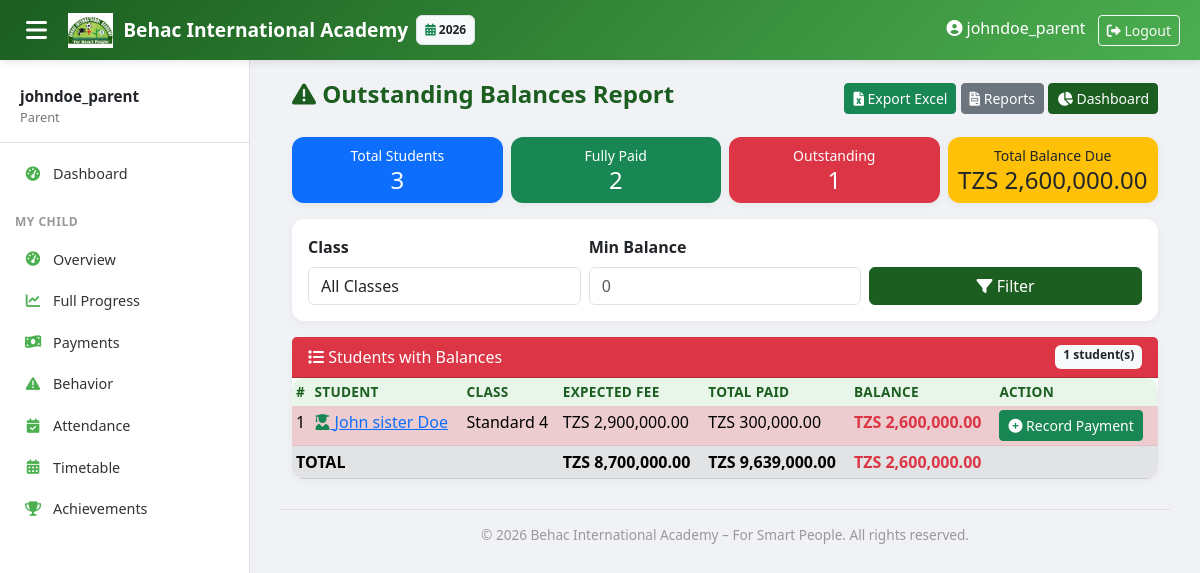
The app's page /finance/reports/outstanding/ (signed in) with its own data.
### core/models.py (models this page shows, shortened)
class AcademicYear(models.Model):
    name = models.CharField(max_length=20)  # "2025-2026"
    start_date = models.DateField()
    end_date = models.DateField()
    is_current = models.BooleanField(default=False)

### students/models.py (models this page shows, shortened)
class Student(models.Model):
    registration_number = models.CharField(max_length=20, unique=True, blank=True, editable=False)
    first_name = models.CharField(max_length=50)
    middle_name = models.CharField(max_length=50, blank=True, null=True)
    last_name = models.CharField(max_length=50)
    nida = models.CharField(max_length=20, blank=True, null=True)
    date_of_birth = models.DateField()
    birth_cert_number = models.CharField(max_length=50, unique=True)
    religion = models.CharField(max_length=50, blank=True)
    region = models.ForeignKey('locations.Region', on_delete=models.SET_NULL, null=True, blank=True)
    district = models.ForeignKey('locations.District', on_delete=models.SET_NULL, null=True, blank=True)
    gender = models.CharField(max_length=1, choices=[('M','Male'),('F','Female')])
    current_class = models.ForeignKey(ClassLevel, on_delete=models.SET_NULL, null=True)
    registration_date = models.DateField(auto_now_add=True)
    street = models.CharField(max_length=200, blank=True)
    mobile = models.CharField(max_length=15, blank=True)
    parent_name = models.CharField(max_length=100)
    parent_mobile = models.CharField(max_length=15)
    parent_occupation = models.CharField(max_length=100)
    parent_nida = models.CharField(max_length=20, blank=True)
    parent_user = models.ForeignKey(User, on_delete=models.SET_NULL, null=True, blank=True, related_name='children')
    is_active = models.BooleanField(default=True)
    class Meta:
        ordering = ['-registration_date']
    @property
    def full_name(self):
        return f"{self.first_name} {self.middle_name or ''} {self.last_name}".strip()

### academics/models.py (models this page shows, shortened)
class ClassLevel(models.Model):
    LEVEL_TYPES = (('PRE','Pre-primary'), ('PRIMARY','Primary'))
    name = models.CharField(max_length=20)  # "Pre 1", "Grade 1"
    level_type = models.CharField(max_length=10, choices=LEVEL_TYPES)
    order = models.PositiveSmallIntegerField(unique=True)  # 1..9
    class Meta:
        ordering = ['order']

### finance/views.py (the view)
# urls.py: path('reports/outstanding/', views.outstanding_report, name='outstanding_report'),
@login_required
def outstanding_report(request):
    from django.db.models import Sum
    class_fees = FeeStructure.objects.values('class_level').annotate(total_fee=Sum('amount'))
    fee_by_class = {}
    for cf in class_fees:
        fee_by_class[cf['class_level']] = cf['total_fee']
    students = Student.objects.filter(is_active=True).select_related('current_class').prefetch_related('payments').order_by('first_name')
    outstanding_list = []
    cleared_count = 0
    total_expected = 0
    total_paid_all = 0
    total_balance = 0
    for s in students:
        total_paid = sum(p.amount_paid for p in s.payments.all())
        expected_fee = fee_by_class.get(s.current_class_id, 0)
        balance = expected_fee - total_paid
        total_expected += expected_fee
        total_paid_all += total_paid
        if balance > 0:
            total_balance += balance
            outstanding_list.append({
                'student': s,
                'class_name': s.current_class.name if s.current_class else '-',
                'class_id': s.current_class_id,
                'expected': expected_fee,
                'paid': total_paid,
                'balance': balance
            })
        else:
            cleared_count += 1
    outstanding_list.sort(key=lambda x: x['balance'], reverse=True)
    class_filter = request.GET.get('class')
    if class_filter:
        outstanding_list = [o for o in outstanding_list if o['class_id'] == int(class_filter)]
    min_balance = request.GET.get('min_balance', 0)
    try:
        min_balance = float(min_balance)
        if min_balance > 0:
            outstanding_list = [o for o in outstanding_list if o['balance'] >= min_balance]
    except ValueError:
        pass
    classes = ClassLevel.objects.all()
    context = {
        'outstanding_list': outstanding_list,
        'cleared_count': cleared_count,
        'total_students': students.count(),
        'total_expected': total_expected,
        'total_paid': total_paid_all,
        'total_balance': total_balance,
        'classes': classes,
        'class_filter': class_filter,
    }
    return render(request, 'finance/outstanding_report.html', context)

### templates/finance/outstanding_report.html (shortened to what this page needs)
{% extends 'base.html' %}
{% load humanize %}
{% load static %}
{% block content %}
<div class="container-fluid">
    <div class="page-header d-flex justify-content-between align-items-center">
        <h2><i class="fas fa-exclamation-triangle"></i> Outstanding Balances Report</h2>
        <div>
            <a href="{% url 'finance:export_outstanding' %}" class="btn btn-success btn-sm"><i class="fas fa-file-excel"></i> Export Excel</a>
            <a href="{% url 'finance:payment_report' %}" class="btn btn-secondary btn-sm"><i class="fas fa-file-invoice"></i> Reports</a>
            <a href="{% url 'finance:accountant_dashboard' %}" class="btn btn-behac btn-sm"><i class="fas fa-chart-pie"></i> Dashboard</a>
        </div>
    </div>
    <div class="row g-2 mb-3">
        <div class="col-md-3">
            <div class="card bg-primary text-white text-center py-2">
                <small>Total Students</small>
                <h4 class="mb-0">{{ total_students }}</h4>
            </div>
        </div>
        <div class="col-md-3">
            <div class="card bg-success text-white text-center py-2">
                <small>Fully Paid</small>
                <h4 class="mb-0">{{ cleared_count }}</h4>
            </div>
        </div>
        <div class="col-md-3">
            <div class="card bg-danger text-white text-center py-2">
                <small>Outstanding</small>
                <h4 class="mb-0">{{ outstanding_list|length }}</h4>
            </div>
        </div>
        <div class="col-md-3">
            <div class="card bg-warning text-dark text-center py-2">
                <small>Total Balance Due</small>
                <h4 class="mb-0">TZS {{ total_balance|floatformat:2|intcomma }}</h4>
            </div>
        </div>
    </div>
    <div class="card mb-3">
        <div class="card-body">
            <form method="get" class="row g-2 align-items-end">
                <div class="col-md-4">
                    <label class="form-label fw-bold">Class</label>
                    <select name="class" class="form-control">
                        <option value="">All Classes</option>
                    </select>
                </div>
                <div class="col-md-4">
                    <label class="form-label fw-bold">Min Balance</label>
                    <input type="number" name="min_balance" class="form-control" placeholder="0" value="{{ request.GET.min_balance }}">
                </div>
                <div class="col-md-4">
                    <button type="submit" class="btn btn-behac w-100"><i class="fas fa-filter"></i> Filter</button>
                </div>
            </form>
        </div>
    </div>
    <div class="card">
        <div class="card-header bg-danger text-white d-flex justify-content-between">
            <span><i class="fas fa-list"></i> Students with Balances</span>
            <span class="badge bg-light text-dark">{{ outstanding_list|length }} student(s)</span>
        </div>
        <div class="card-body p-0">
            <div class="table-responsive">
                <table class="table table-sm table-striped table-hover mb-0">
                    <thead class="table-dark">
                        <tr>
                            <th>#</th>
                            <th>Student</th>
                            <th>Class</th>
                            <th>Expected Fee</th>
                            <th>Total Paid</th>
                            <th>Balance</th>
                            <th>Action</th>
                        </tr>
                    </thead>
                    <tbody>
                        {% for item in outstanding_list %}
                        <tr class="{% if item.balance > 100000 %}table-danger{% elif item.balance > 50000 %}table-warning{% endif %}">
                            <td>{{ forloop.counter }}</td>
                            <td>
                                <a href="{% url 'students:detail' item.student.pk %}">
                                    <i class="fas fa-user-graduate text-success"></i> {{ item.student.full_name }}
                                </a>
                            </td>
                            <td>{{ item.class_name }}</td>
                            <td>TZS {{ item.expected|floatformat:2|intcomma }}</td>
                            <td>TZS {{ item.paid|floatformat:2|intcomma }}</td>
                            <td>
                                <strong class="text-danger">TZS {{ item.balance|floatformat:2|intcomma }}</strong>
                            </td>
                            <td>
                                <a href="{% url 'finance:payment_create' %}?student={{ item.student.pk }}" class="btn btn-sm btn-success">
                                    <i class="fas fa-plus-circle"></i> Record Payment
                                </a>
                            </td>
                        </tr>
                        {% empty %}
                        <tr><td colspan="7" class="text-center text-muted py-4">
                            <i class="fas fa-check-circle text-success fa-2x"></i>
                            <p class="mt-2">All students have cleared their balances! </p>
                        </td></tr>
                        {% endfor %}
                    </tbody>
                    <tfoot class="table-secondary">
                        <tr>
                            <th colspan="3">TOTAL</th>
                            <th>TZS {{ total_expected|floatformat:2|intcomma }}</th>
                            <th>TZS {{ total_paid|floatformat:2|intcomma }}</th>
                            <th class="text-danger">TZS {{ total_balance|floatformat:2|intcomma }}</th>
                            <th></th>
                        </tr>
                    </tfoot>
                </table>
            </div>
        </div>
    </div>
</div>
{% endblock %}

### templates/base.html (shortened to what this page needs)
<!DOCTYPE html>
<html lang="en">
<head>
    <link href="https://cdn.jsdelivr.net/npm/bootstrap@5.3.0/dist/css/bootstrap.min.css" rel="stylesheet">
    <link rel="stylesheet" href="https://cdnjs.cloudflare.com/ajax/libs/font-awesome/6.0.0/css/all.min.css">
</head>
<body>
    {% if user.is_authenticated %}
    <nav class="topbar">
        <button class="sidebar-toggle" onclick="document.querySelector('.sidebar').classList.toggle('show')">
            <i class="fas fa-bars"></i>
        </button>
        <a class="topbar-brand" href="{% url 'dashboard:home' %}">
            <img src="/static/images/behac_logo.png" alt="Logo"> Behac International Academy
        </a>
        {% if current_year %}
        <span class="badge bg-light text-dark ms-2 p-2 border" style="font-size: 0.75rem;">
            <i class="fas fa-calendar-alt text-success"></i> {{ current_year.name }}
        </span>
        {% endif %}
        <div class="ms-auto">
            {% if user.is_authenticated %}
                <span class="me-2 d-none d-sm-inline"><i class="fas fa-user-circle"></i> {{ user.get_full_name|default:user.username }}</span>
                <form method="post" action="{% url 'logout' %}" style="display:inline;">
                    <button type="submit" class="btn btn-sm btn-outline-light">
                        <i class="fas fa-sign-out-alt"></i> Logout
                    </button>
                </form>
            {% endif %}
        </div>
    </nav>
    <div class="sidebar" id="sidebar">
        <div class="user-info">
            <div class="name">{{ user.get_full_name|default:user.username }}</div>
            <div class="role">
                {% if user.is_superuser %}Owner
                {% elif user.groups.all %}{{ user.groups.first.name }}
                {% else %}Staff{% endif %}
            </div>
        </div>
        {% if user.is_authenticated %}
        <ul class="nav flex-column">
            <li class="nav-item">
                <a class="nav-link {% if request.path == '/' %}active{% endif %}" href="{% url 'dashboard:home' %}">
                    <i class="fas fa-tachometer-alt"></i> Dashboard
                </a>
            </li>
            {% with user_groups=user.groups.all %}
            {% if 'Parent' in user_groups|join:', ' %}
            <li class="nav-section">My Child</li>
            <li class="nav-item">
                <a class="nav-link {% if '/dashboard/parent/' == request.path %}active{% endif %}" href="{% url 'dashboard:parent' %}"><i class="fas fa-tachometer-alt"></i> Overview</a>
            </li>
            <li class="nav-item">
                <a class="nav-link {% if '/dashboard/parent/progress/' in request.path %}active{% endif %}" href="{% url 'dashboard:parent_progress' %}"><i class="fas fa-chart-line"></i> Full Progress</a>
            </li>
            <li class="nav-item">
                <a class="nav-link {% if '/dashboard/parent/payments/' in request.path %}active{% endif %}" href="{% url 'dashboard:parent_payments' %}"><i class="fas fa-money-bill-wave"></i> Payments</a>
            </li>
            <li class="nav-item">
                <a class="nav-link {% if '/dashboard/parent/behavior/' in request.path %}active{% endif %}" href="{% url 'dashboard:parent_behavior' %}"><i class="fas fa-exclamation-triangle"></i> Behavior</a>
            </li>
            <li class="nav-item">
                <a class="nav-link {% if '/dashboard/parent/attendance/' in request.path %}active{% endif %}" href="{% url 'dashboard:parent_attendance' %}"><i class="fas fa-calendar-check"></i> Attendance</a>
            </li>
            <li class="nav-item">
                <a class="nav-link {% if '/dashboard/parent/timetable/' in request.path %}active{% endif %}" href="{% url 'dashboard:parent_timetable' %}"><i class="fas fa-calendar-alt"></i> Timetable</a>
            </li>
            <li class="nav-item">
                <a class="nav-link {% if '/dashboard/parent/achievements/' in request.path %}active{% endif %}" href="{% url 'dashboard:parent_achievements' %}"><i class="fas fa-trophy"></i> Achievements</a>
            </li>
            {% endif %}
            {% endwith %}
        </ul>
        {% endif %}
    </div>
    {% endif %}
    <div class="main-content"{% if not user.is_authenticated %} style="margin-left: 0 !important;"{% endif %}>
        {% block content %}{% endblock %}
        <div class="main-footer">
            &copy; {% now "Y" %} Behac International Academy – For Smart People. All rights reserved.
        </div>
    </div>
</body>
</html>

### records on screen
AcademicYear: name "2026"
Student: student.full_name "John sister Doe", class_name "Standard 4", expected "2,900,000.00", paid "300,000.00", balance "2,600,000.00"

### other values on screen
{{ user.get_full_name|default:user.username }} "johndoe_parent"
{{ user.groups.first.name }} "Parent"
{{ total_students }} "3"
{{ cleared_count }} "2"
{{ outstanding_list|length }} "1"
{{ total_balance|floatformat:2|intcomma }} "2,600,000.00"
{{ total_expected|floatformat:2|intcomma }} "8,700,000.00"
{{ total_paid|floatformat:2|intcomma }} "9,639,000.00"
